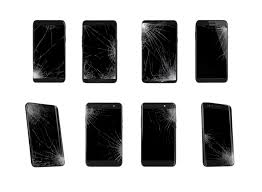
#> input picture image2.jpeg, 262 x 192 px; its folder holds only this picture in this run
$ python -i background_removal_opencv.py   (imports and definitions only)
#> lines starting #> are read from the running program, lines starting #| are printed output that depends on the picture; after the words box and inside, x2 and y2 are one past the last pixel; in counts of white or black regions, pixels touching at a corner belong together
import cv2
import numpy as np
import os
from typing import List, Tuple, Dict
import imutils

class BackgroundRemover:
    def __init__(self, output_dir: str = "processed_phones"):
        """
        Initialize the background remover.

        Args:
            output_dir: Directory to save processed images
        """
#> in process_image, image is the input picture: shape (192, 262, 3); mean B, G, R 176.6, 176.6, 176.6
        self.output_dir = output_dir
        os.makedirs(self.output_dir, exist_ok=True)
        print(f"Output directory created/verified: {self.output_dir}")

        # Parameters for phone detection
        self.min_phone_area = 10000  # Reduced minimum area
        self.max_phone_area = 1000000  # Increased maximum area
        self.min_aspect_ratio = 0.3  # Reduced minimum aspect ratio
        self.max_aspect_ratio = 0.8  # Increased maximum aspect ratio

    def detect_phones(self, image: np.ndarray) -> List[Dict]:
        """
        Detect phones in the image using contour detection.

        Args:
            image: Input image

        Returns:
            List of dictionaries containing phone information
        """
        # Convert to grayscale
        gray = cv2.cvtColor(image, cv2.COLOR_BGR2GRAY)

        # Apply Gaussian blur to reduce noise
        blurred = cv2.GaussianBlur(gray, (5, 5), 0)
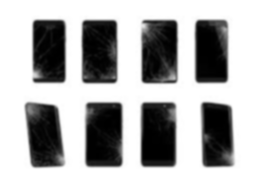
#> blurred: shape (192, 262); min 0, max 255, mean 176.6

        # Apply Canny edge detection
        edges = cv2.Canny(blurred, 50, 150)
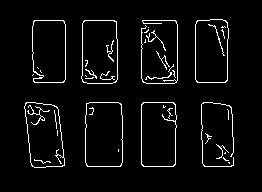
#> edges: shape (192, 262); 4.4% white in thin lines or dots, all inside (x1, y1, x2, y2) = (24, 19, 234, 168)

        # Dilate edges to connect components
        kernel = np.ones((3,3), np.uint8)
        dilated = cv2.dilate(edges, kernel, iterations=2)
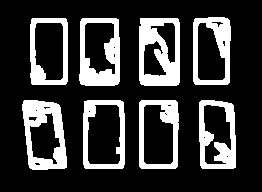
#> dilated: shape (192, 262); 22.2% white; 8 white regions

        # Find contours
        contours, _ = cv2.findContours(dilated, cv2.RETR_EXTERNAL, cv2.CHAIN_APPROX_SIMPLE)
#> contours = 8 contours; box (x1, y1, x2, y2) and area: (83, 100, 125, 169) 2750, (139, 18, 180, 86) 2654, (139, 100, 179, 169) 2592, (79, 18, 120, 86) 2584, (22, 100, 67, 170) 2524, (30, 18, 68, 85) 2411, (193, 17, 231, 85) 2397, (199, 100, 236, 169) 2332

        phones = []
        for contour in contours:
            # Calculate area and aspect ratio
            area = cv2.contourArea(contour)
            x, y, w, h = cv2.boundingRect(contour)
            aspect_ratio = w / float(h)

            # Check if contour matches phone characteristics
            if (self.min_phone_area < area < self.max_phone_area and
                self.min_aspect_ratio < aspect_ratio < self.max_aspect_ratio):
                phones.append({
                    'contour': contour,
                    'area': area,
                    'aspect_ratio': aspect_ratio,
                    'x': x,
                    'y': y,
                    'w': w,
                    'h': h
                })
                print(f"Found phone: area={area:.2f}, aspect_ratio={aspect_ratio:.2f}, w={w}, h={h}")
#> this loop made 8 passes
#> (area, x, y, w, h, aspect_ratio) on passes 1 to 8: (2332.5, 199, 100, 37, 69, 0.536), (2592, 139, 100, 40, 69, 0.58), (2749.5, 83, 100, 42, 69, 0.609), (2523.5, 22, 100, 45, 70, 0.643), (2653.5, 139, 18, 41, 68, 0.603), (2584.5, 79, 18, 41, 68, 0.603), (2411, 30, 18, 38, 67, 0.567), (2397, 193, 17, 38, 68, 0.559)
#> after the loop, phones = []

        return phones

    # [36 lines left out: function remove_background, not called in this run]

    def process_image(self, image_path: str) -> List[str]:
        """
        Process a single image to remove backgrounds from phones.

        Args:
            image_path: Path to the input image

        Returns:
            List of paths to the processed images
        """
        # Read image
        image = cv2.imread(image_path)
        if image is None:
            print(f"Error: Could not read image {image_path}")
            return []

        # Detect phones
        phones = self.detect_phones(image)
#> phones = []
        if not phones:
            print(f"No phones detected in {image_path}")
            return []

        processed_paths = []
        for i, phone in enumerate(phones, 1):
            print(f"\nProcessing phone {i}:")

            # Remove background
            processed = self.remove_background(image, phone)

            # Save the processed image
            base_name = os.path.splitext(os.path.basename(image_path))[0]
            # Remove 'preprocessed_' prefix if it exists
            if base_name.startswith('preprocessed_'):
                base_name = base_name[13:]
            output_path = os.path.join(self.output_dir, f"{base_name}_phone_{i}.png")
            cv2.imwrite(output_path, processed)
            processed_paths.append(output_path)

            print(f"Saved processed phone {i} to: {output_path}")

        return processed_paths

    # [52 lines left out: functions process_directory, main, not called in this run]

# [2 lines not run here, left out]

>>> result = BackgroundRemover().process_image('image2.jpeg')

$ run again, on modern-touch-screen-smartphone-broken-600nw-2524629559.webp
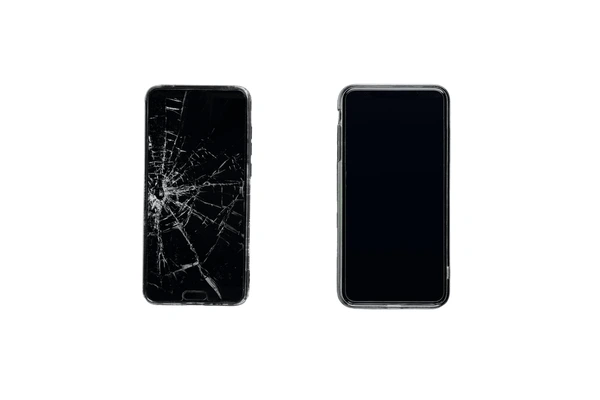
#> input picture modern-touch-screen-smartphone-broken-600nw-2524629559.webp, 600 x 400 px
#> in process_image, image is the input picture: shape (400, 600, 3); mean B, G, R 208.7, 207.8, 207.3
#> edges: shape (400, 600); 1.9% white in thin lines or dots, all inside (x1, y1, x2, y2) = (142, 84, 451, 310)
#> dilated: shape (400, 600); 8.1% white; 3 white regions
#> contours = 2 contours; box (x1, y1, x2, y2) and area: (334, 82, 453, 312) 26503, (140, 83, 254, 308) 24503
#> the loop in detect_phones, `for contour in contours:` made 2 passes
#> (area, x, y, w, h, aspect_ratio) on passes 1 to 2: (24503, 140, 83, 114, 225, 0.507), (26503, 334, 82, 119, 230, 0.517)
#> (printed output is left out)
#> after the loop in detect_phones, `for contour in contours:`: phones = 2 items
#> the loop in process_image, `for i, phone in enumerate(phones, 1):` made 2 passes
#> i on passes 1 to 2: 1, 2
#> (printed output is left out)
#> pass 1, in remove_background, `cropped = rgba[y1:y2, x1:x2]`:
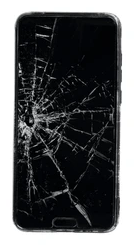
#> cropped: shape (245, 134, 4); mean B, G, R, A 93, 91.5, 90.1, 192.8
#> pass 2, in remove_background (call 2), `mask = cv2.morphologyEx(mask, cv2.MORPH_CLOSE, kernel)`:
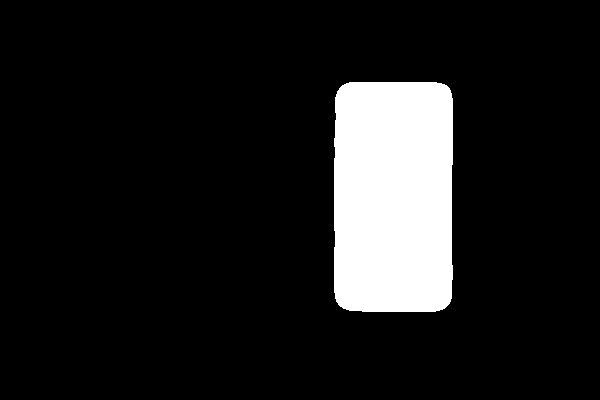
#> mask: shape (400, 600); 11.2% white; 1 white region, box (x1, y1, x2, y2) and area: (334, 82, 453, 312) 26834
